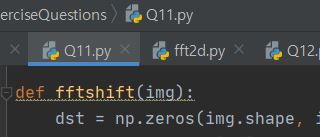
#> input picture CHAPTER9/ExerciseQuestions/images/Q11.JPG, 320 x 137 px, found by its file name
$ python Q12.py
#> lines starting #> are read from the running program, lines starting #| are printed output that depends on the picture
import numpy as np, cv2
import math

def butterfly(pair, L, N, dir):
    for k in range(L):
        Geven, Godd = pair[k], pair[k + L]
        pair[k] = Geven + Godd * exp(dir * k / N)   # 짝수부
        pair[k + L] = Geven - Godd * exp(dir * k / N)   # 홀수부

def pairing(g, N, dir, start = 0, stride = 1):  # 2원소까지 재귀 통한 분리 / 합성
    if N == 1: return [g[start]]
    L = N // 2
    sd = stride * 2
    part1 = pairing(g, L, dir, start, sd)   # 홀수 신호 재귀 분리
    part2 = pairing(g, L, dir, start + stride, sd)  # 짝수신호 재귀 분리
    pair = part1 + part2
    butterfly(pair, L, N, dir)  # 버터플라이 수행
    return pair

def fft(g):     # 1차원 fft 수행
    return pairing(g, len(g), 1)

def ifft(g):        # 1차원 ifft 수행
    fft = pairing(g, len(g), -1)
    return [v / len(g) for v in fft]

def fft2(image):
    pad_img = zeropadding(image)
    tmp = [fft(row) for row in pad_img]
    dst = [fft(row) for row in np.transpose(tmp)]
    return np.transpose(dst)

def ifft2(image):
    tmp = [ifft(row) for row in image]
    dst = [ifft(row) for row in np.transpose(tmp)]
    return np.transpose(dst)

def exp(knN):
    th = -2 * math.pi * knN     # 푸리에 변환 각도값
    return complex(math.cos(th), math.sin(th))  # 복소수 클래스

def zeropadding(img):
    h, w = img.shape[:2]
    m = 1 << int(np.ceil(np.log2(h)))   # 2의 자승 계산
    n = 1 << int(np.ceil(np.log2(w)))
    dst = np.zeros((m, n), img.dtype)
    dst[0:h, 0:w] = img[:]  # 자승 크기 영상에 원본 영상 복사
    return dst

def calc_spectrum(complex):
    if complex.ndim == 2:
        dst = abs(complex)
    else :
        dst = cv2.magnitude(complex[:, :, 0], complex[:, :, 1])
    dst = cv2.log(dst + 1)
    cv2.normalize(dst, dst, 0, 255, cv2.NORM_MINMAX)
    return cv2.convertScaleAbs(dst)

def fftshift(img):
    dst = np.zeros(img.shape, img.dtype)
    h, w = dst.shape[:2]
    cy, cx = h // 2, w // 2
    dst[h - cy:, w - cx:] = np.copy(img[0 : cy, 0 : cx])
    dst[0:cy, 0:cx] = np.copy(img[h - cy:, w - cx:])
    dst[0:cy, w - cx:] = np.copy(img[h - cy:, 0:cx])
    dst[h - cy:, 0:cx] = np.copy(img[0:cy, w - cx:])
    return dst

image = cv2.imread("images/Q11.jpg", cv2.IMREAD_GRAYSCALE)
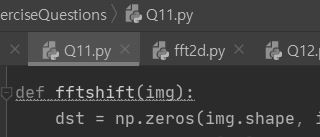
#> image: shape (137, 320); min 17, max 226, mean 62.4
if image is None: raise Exception("영상파일 읽기 오류")

dft1 = fft2(image)
#> in zeropadding, `dst[0:h, 0:w] = img[:]`:
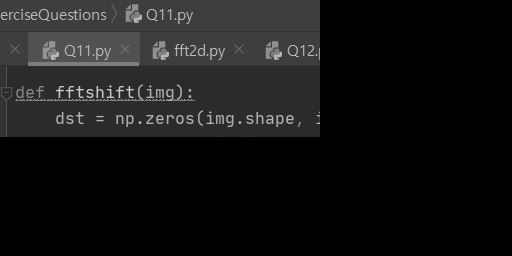
#> dst: shape (256, 512); min 0, max 226, mean 20.9
#> in fft2, `tmp = [fft(row) for row in pad_img]`: tmp = 256 items
#> in fft2, `dst = [fft(row) for row in np.transpose(tmp)]`: dst = 512 items

spectrum1 = calc_spectrum(fftshift(dft1))
#> in calc_spectrum, `dst = cv2.log(dst + 1)`:
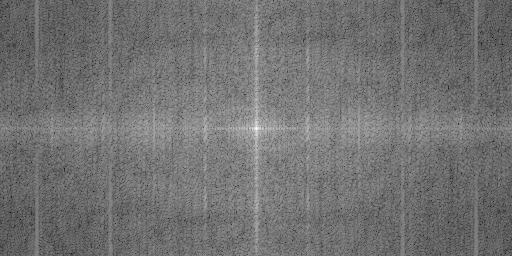
#> dst: shape (256, 512) float64; min 2.02, max 14.82, mean 7.77; drawn with min black and max white
idft1 = ifft2(dft1).real
#> in ifft2, `tmp = [ifft(row) for row in image]`: tmp = 256 items
#> in ifft2, `dst = [ifft(row) for row in np.transpose(tmp)]`: dst = 512 items


cv2.imshow("Q11", spectrum1)
cv2.imshow("idft_img1", cv2.convertScaleAbs(idft1))
cv2.imshow("idft_img1_nopadding", cv2.convertScaleAbs(idft1)[:image.shape[0],:image.shape[1]])
cv2.waitKey(0)

$ run again, with CHAPTER9/ExerciseQuestions/images/Q15.JPG copied over CHAPTER9/ExerciseQuestions/images/Q11.JPG
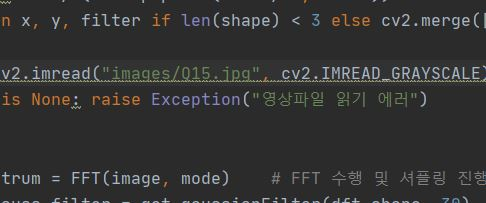
#> input picture CHAPTER9/ExerciseQuestions/images/Q15.JPG, 486 x 203 px, found by its file name
#> in fft2, `tmp = [fft(row) for row in pad_img]`: tmp = 256 items
#> in fft2, `dst = [fft(row) for row in np.transpose(tmp)]`: dst = 512 items
#> in calc_spectrum, `dst = cv2.log(dst + 1)`:
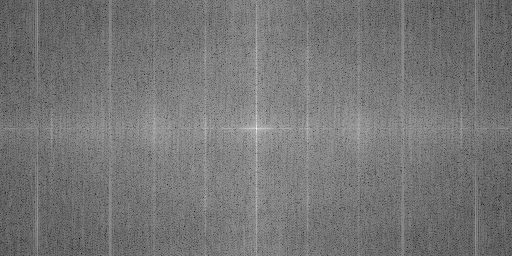
#> dst: shape (256, 512) float64; min 1.57, max 15.43, mean 8; drawn with min black and max white
#> in ifft2, `tmp = [ifft(row) for row in image]`: tmp = 256 items
#> in ifft2, `dst = [ifft(row) for row in np.transpose(tmp)]`: dst = 512 items
#> `idft1 = ifft2(dft1).real`:
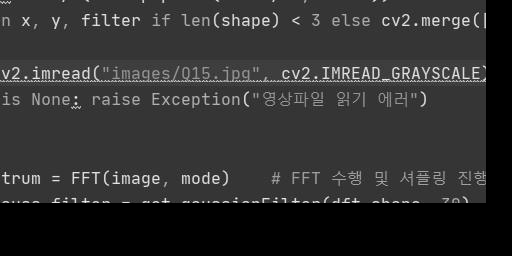
#> idft1: shape (256, 512) float64; min -4.96e-14, max 205, mean 38.2; drawn with min black and max white
